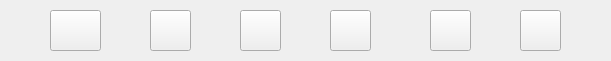
     <widget class="QFrame" name="featureBarContract">
      <property name="geometry">
       <rect>
        <x>510</x>
        <y>10</y>
        <width>611</width>
        <height>61</height>
       </rect>
      </property>
      <property name="styleSheet">
       <string notr="true"/>
      </property>
      <property name="frameShape">
       <enum>QFrame::NoFrame</enum>
      </property>
      <widget class="QPushButton" name="addContract">
       <property name="geometry">
        <rect>
         <x>150</x>
         <y>10</y>
         <width>41</width>
         <height>41</height>
        </rect>
       </property>
       <property name="cursor">
        <cursorShape>PointingHandCursor</cursorShape>
       </property>
       <property name="styleSheet">
        <string notr="true"/>
       </property>
       <property name="text">
        <string/>
       </property>
       <property name="icon">
        <iconset>
         <normaloff>../Resources/Icons/add.png</normaloff>../Resources/Icons/add.png</iconset>
       </property>
       <property name="iconSize">
        <size>
         <width>60</width>
         <height>60</height>
        </size>
       </property>
      </widget>
      <widget class="QPushButton" name="deleteContract">
       <property name="geometry">
        <rect>
         <x>240</x>
         <y>10</y>
         <width>41</width>
         <height>41</height>
        </rect>
       </property>
       <property name="cursor">
        <cursorShape>PointingHandCursor</cursorShape>
       </property>
       <property name="styleSheet">
        <string notr="true"/>
       </property>
       <property name="text">
        <string/>
       </property>
       <property name="icon">
        <iconset>
         <normaloff>../Resources/Icons/delete.png</normaloff>../Resources/Icons/delete.png</iconset>
       </property>
       <property name="iconSize">
        <size>
         <width>40</width>
         <height>40</height>
        </size>
       </property>
      </widget>
      <widget class="QPushButton" name="updateContract">
       <property name="geometry">
        <rect>
         <x>430</x>
         <y>10</y>
         <width>41</width>
         <height>41</height>
        </rect>
       </property>
       <property name="cursor">
        <cursorShape>PointingHandCursor</cursorShape>
       </property>
       <property name="styleSheet">
        <string notr="true"/>
       </property>
       <property name="text">
        <string/>
       </property>
       <property name="icon">
        <iconset>
         <normaloff>../Resources/Icons/update.png</normaloff>../Resources/Icons/update.png</iconset>
       </property>
       <property name="iconSize">
        <size>
         <width>60</width>
         <height>60</height>
        </size>
       </property>
      </widget>
      <widget class="QPushButton" name="pdfContract">
       <property name="geometry">
        <rect>
         <x>520</x>
         <y>10</y>
         <width>41</width>
         <height>41</height>
        </rect>
       </property>
       <property name="cursor">
        <cursorShape>PointingHandCursor</cursorShape>
       </property>
       <property name="styleSheet">
        <string notr="true"/>
       </property>
       <property name="text">
        <string/>
       </property>
       <property name="icon">
        <iconset>
         <normaloff>../Resources/Icons/pdf.png</normaloff>../Resources/Icons/pdf.png</iconset>
       </property>
       <property name="iconSize">
        <size>
         <width>50</width>
         <height>50</height>
        </size>
       </property>
      </widget>
      <widget class="QPushButton" name="sortContract">
       <property name="geometry">
        <rect>
         <x>330</x>
         <y>10</y>
         <width>41</width>
         <height>41</height>
        </rect>
       </property>
       <property name="cursor">
        <cursorShape>PointingHandCursor</cursorShape>
       </property>
       <property name="styleSheet">
        <string notr="true"/>
       </property>
       <property name="text">
        <string/>
       </property>
       <property name="icon">
        <iconset>
         <normaloff>../Resources/Icons/sort.png</normaloff>../Resources/Icons/sort.png</iconset>
       </property>
       <property name="iconSize">
        <size>
         <width>50</width>
         <height>50</height>
        </size>
       </property>
      </widget>
      <widget class="QPushButton" name="excelContract">
       <property name="geometry">
        <rect>
         <x>50</x>
         <y>10</y>
         <width>51</width>
         <height>41</height>
        </rect>
       </property>
       <property name="cursor">
        <cursorShape>PointingHandCursor</cursorShape>
       </property>
       <property name="styleSheet">
        <string notr="true"/>
       </property>
       <property name="text">
        <string/>
       </property>
       <property name="icon">
        <iconset>
         <normaloff>../Resources/Icons/excel.png</normaloff>../Resources/Icons/excel.png</iconset>
       </property>
       <property name="iconSize">
        <size>
         <width>60</width>
         <height>60</height>
        </size>
       </property>
      </widget>
     </widget>
